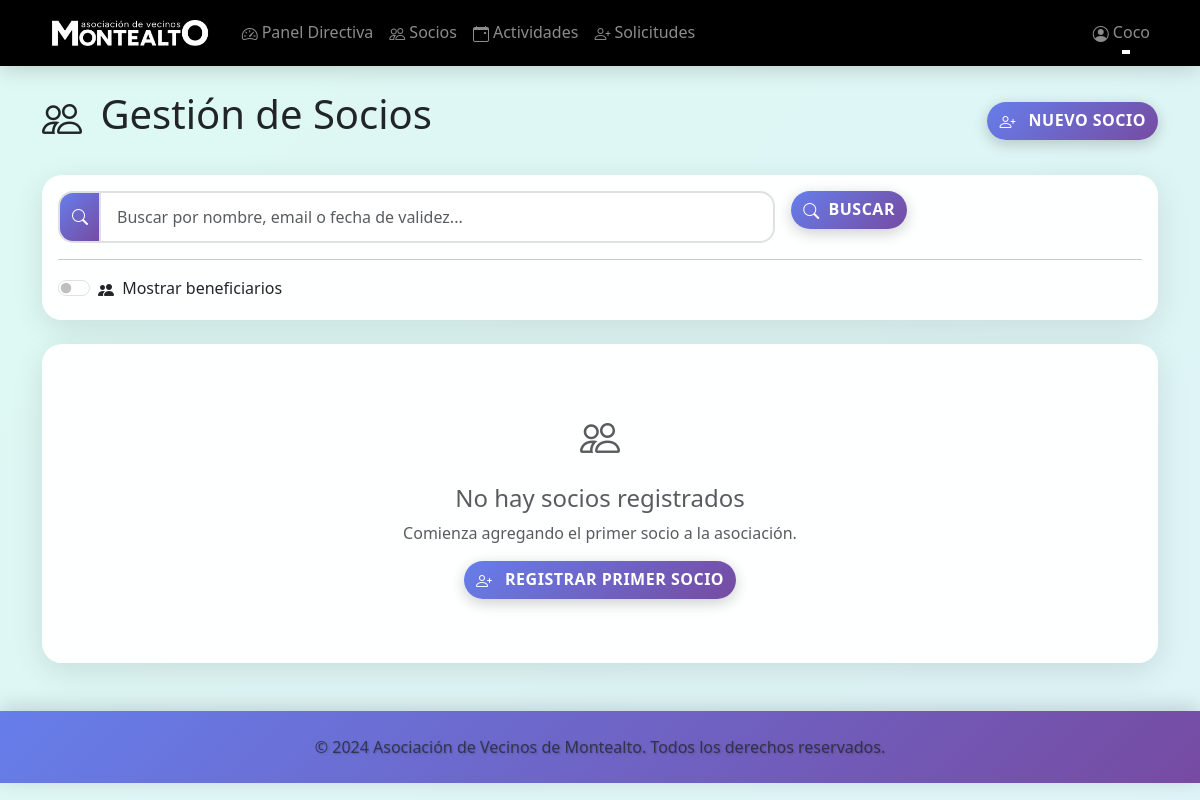
Page /admin/socios (signed in) on the earlier database version.
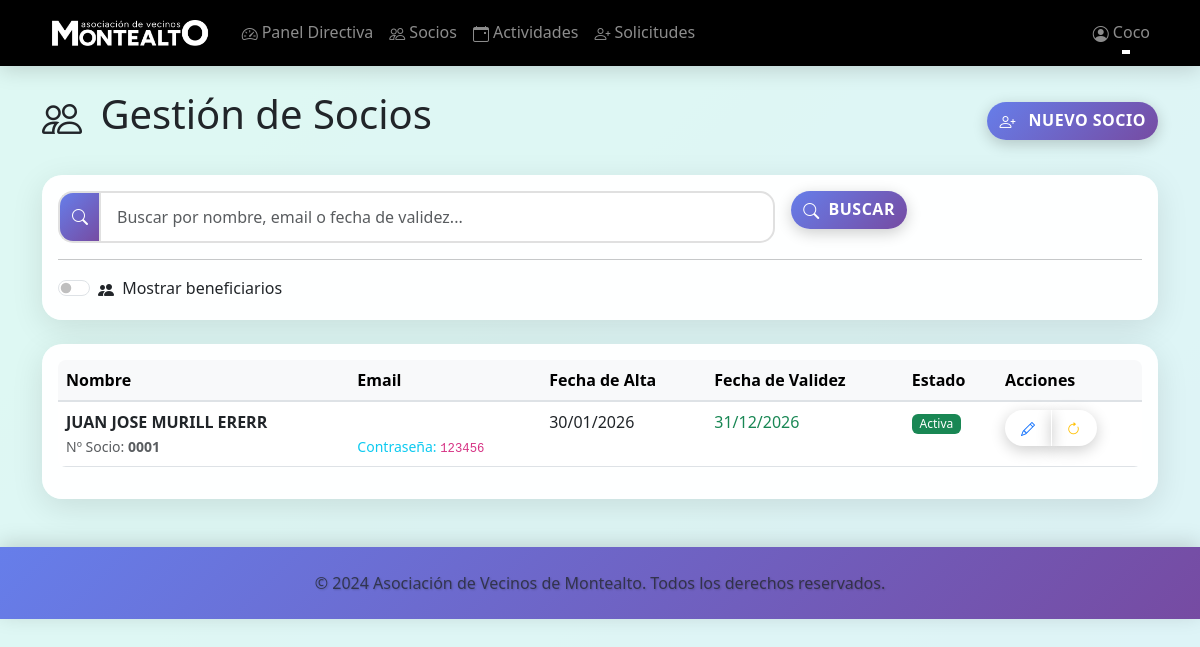
Same page on the later database version.
### models.py (models this page shows, shortened)
class User(UserMixin, db.Model):
    __tablename__ = 'users'
    id = db.Column(db.Integer, primary_key=True)
    nombre = db.Column(db.String(100), nullable=False)
    nombre_usuario = db.Column(db.String(120), unique=True, nullable=False)
    password_hash = db.Column(db.String(255), nullable=False)
    password_plain = db.Column(db.String(255), nullable=True)  # Contraseña en texto plano (solo para mostrar a admin)
    rol = db.Column(db.String(20), nullable=False)  # 'directiva' o 'socio'
    fecha_alta = db.Column(db.DateTime, nullable=False, default=datetime.utcnow)
    fecha_validez = db.Column(db.DateTime, nullable=False)
    ano_nacimiento = db.Column(db.Integer, nullable=True)  # Año de nacimiento para verificar edad en actividades
    fecha_nacimiento = db.Column(db.Date, nullable=True)  # Fecha completa de nacimiento
    numero_socio = db.Column(db.String(10), unique=True, nullable=True)  # Número de socio (0001, 0002, etc.)
    calle = db.Column(db.String(200), nullable=True)
    numero = db.Column(db.String(20), nullable=True)
    piso = db.Column(db.String(20), nullable=True)  # Opcional
    poblacion = db.Column(db.String(100), nullable=True)
    inscripciones = db.relationship('Inscripcion', backref='usuario', lazy=True, cascade='all, delete-orphan')
    def is_directiva(self):
        return self.rol == 'directiva'
    def suscripcion_vencida(self):
        return datetime.utcnow() > self.fecha_validez
    def suscripcion_por_vencer(self, dias=30):
        limite = datetime.utcnow() + timedelta(days=dias)
        return datetime.utcnow() < self.fecha_validez <= limite

### blueprints/admin.py (the view, shortened to what this page needs)
@admin_bp.route('/socios')
@login_required
@directiva_required
def gestion_socios():
    search_query = request.args.get('search', '').strip()
    solo_ninos = request.args.get('solo_ninos', '').strip() == 'on'
    query = User.query.filter(User.rol == 'socio')
    socios = query.order_by(User.nombre).all()
    for socio in socios:
        socio.beneficiarios_lista = Beneficiario.query.filter_by(socio_id=socio.id).order_by(Beneficiario.nombre).all()
    from datetime import datetime as dt
    return render_template('admin/socios.html', socios=socios, search_query=search_query, solo_ninos=solo_ninos, datetime=dt)

### blueprints/admin.py (called while the page is built)
def directiva_required(f):
    @wraps(f)
    def decorated_function(*args, **kwargs):
        if not current_user.is_authenticated or not current_user.is_directiva():
            flash('No tienes permisos para acceder a esta página.', 'error')
            return redirect(url_for('socios.dashboard'))
        return f(*args, **kwargs)
    return decorated_function

### templates/admin/socios.html (shortened to what this page needs)
{% extends "base.html" %}
{% block content %}
<div class="d-flex justify-content-between align-items-center mb-4">
    <h1>
        <i class="bi bi-people me-2"></i>
        Gestión de Socios
    </h1>
    <a href="{{ url_for('admin.nuevo_socio') }}" class="btn btn-primary">
        <i class="bi bi-person-plus me-2"></i>
        Nuevo Socio
    </a>
</div>
<div class="card mb-4">
    <div class="card-body">
        <form method="GET" action="{{ url_for('admin.gestion_socios') }}" class="row g-3">
            <div class="col-md-8">
                <div class="input-group">
                    <span class="input-group-text">
                        <i class="bi bi-search"></i>
                    </span>
                    <input type="text" class="form-control" name="search"
                           placeholder="Buscar por nombre, email o fecha de validez..."
                           value="{{ search_query or '' }}" id="searchInput">
                </div>
            </div>
            <div class="col-md-4">
                <div class="d-flex gap-2">
                    <button type="submit" class="btn btn-primary">
                        <i class="bi bi-search me-1"></i>
                        Buscar
                    </button>
                </div>
            </div>
        </form>
        <hr>
        <div class="form-check form-switch">
            <input class="form-check-input" type="checkbox" id="mostrarBeneficiarios"
                   onchange="toggleBeneficiarios()">
            <label class="form-check-label" for="mostrarBeneficiarios">
                <i class="bi bi-people-fill me-1"></i>
                Mostrar beneficiarios
            </label>
        </div>
    </div>
</div>
<div class="card">
    <div class="card-body">
        {% if socios %}
            <div class="table-responsive">
                <table class="table table-hover">
                    <thead class="table-light">
                        <tr>
                            <th>Nombre</th>
                            <th>Email</th>
                            <th>Fecha de Alta</th>
                            <th>Fecha de Validez</th>
                            <th>Estado</th>
                            <th>Acciones</th>
                        </tr>
                    </thead>
                    <tbody>
                        {% for socio in socios %}
                            <tr class="socio-row" data-socio-id="{{ socio.id }}">
                                <td>
                                    <strong>{{ socio.nombre }}</strong>
                                    {% if socio.numero_socio %}
                                        <br><small class="text-muted">Nº Socio: <strong>{{ socio.numero_socio }}</strong></small>
                                    {% endif %}
                                </td>
                                <td>
                                    {% if socio.password_plain %}
                                        <br><small class="text-info">Contraseña: <code>{{ socio.password_plain }}</code></small>
                                    {% endif %}
                                </td>
                                <td>{{ socio.fecha_alta.strftime('%d/%m/%Y') }}</td>
                                <td>
                                    <span class="{% if socio.suscripcion_vencida() %}text-danger{% elif socio.suscripcion_por_vencer() %}text-warning{% else %}text-success{% endif %}">
                                        {{ socio.fecha_validez.strftime('%d/%m/%Y') }}
                                    </span>
                                </td>
                                <td>
                                    {% if socio.suscripcion_vencida() %}
                                        <span class="badge bg-danger">Vencida</span>
                                    {% elif socio.suscripcion_por_vencer() %}
                                        <span class="badge bg-warning">Por Vencer</span>
                                    {% else %}
                                        <span class="badge bg-success">Activa</span>
                                    {% endif %}
                                </td>
                                <td>
                                    <div class="btn-group" role="group">
                                        <a href="{{ url_for('admin.editar_socio', socio_id=socio.id) }}"
                                           class="btn btn-outline-primary btn-sm"
                                           title="Editar Socio">
                                            <i class="bi bi-pencil"></i>
                                        </a>
                                        <a href="{{ url_for('admin.renovar_socio', socio_id=socio.id) }}"
                                           class="btn btn-outline-warning btn-sm"
                                           title="Renovar Suscripción">
                                            <i class="bi bi-arrow-clockwise"></i>
                                        </a>
                                    </div>
                                </td>
                            </tr>
                        {% endfor %}
                    </tbody>
                </table>
            </div>
        {% else %}
            <div class="text-center text-muted py-5">
                <i class="bi bi-people text-muted fs-1"></i>
                <h4 class="mt-3">No hay socios registrados</h4>
                <p>Comienza agregando el primer socio a la asociación.</p>
                <a href="{{ url_for('admin.nuevo_socio') }}" class="btn btn-primary">
                    <i class="bi bi-person-plus me-2"></i>
                    Registrar Primer Socio
                </a>
            </div>
        {% endif %}
    </div>
</div>
{% endblock %}

### templates/base.html (shortened to what this page needs)
<!DOCTYPE html>
<html lang="es">
<head>
    <link href="https://cdn.jsdelivr.net/npm/bootstrap@5.3.0/dist/css/bootstrap.min.css" rel="stylesheet">
    <link rel="stylesheet" href="https://cdn.jsdelivr.net/npm/bootstrap-icons@1.10.0/font/bootstrap-icons.css">
    <link rel="stylesheet" href="{{ url_for('static', filename='css/style.css') }}">
</head>
<body>
    <nav class="navbar navbar-expand-lg navbar-dark">
        <div class="container">
            <a class="navbar-brand" href="{{ url_for('index') }}">
                <img src="{{ url_for('static', filename='logo.jpg') }}" alt="AV Montealto" style="height: 40px; width: auto;">
            </a>
            <div class="collapse navbar-collapse" id="navbarNav">
                {% if current_user.is_authenticated %}
                <ul class="navbar-nav me-auto">
                    {% if current_user.is_directiva() %}
                        <li class="nav-item">
                            <a class="nav-link" href="{{ url_for('admin.dashboard') }}">
                                <i class="bi bi-speedometer2 me-1"></i>Panel Directiva
                            </a>
                        </li>
                        <li class="nav-item">
                            <a class="nav-link" href="{{ url_for('admin.gestion_socios') }}">
                                <i class="bi bi-people me-1"></i>Socios
                            </a>
                        </li>
                        <li class="nav-item">
                            <a class="nav-link" href="{{ url_for('admin.gestion_actividades') }}">
                                <i class="bi bi-calendar-event me-1"></i>Actividades
                            </a>
                        </li>
                        <li class="nav-item">
                            <a class="nav-link" href="{{ url_for('admin.solicitudes_socios') }}">
                                <i class="bi bi-person-plus me-1"></i>Solicitudes
                            </a>
                        </li>
                    {% endif %}
                </ul>
                <ul class="navbar-nav">
                    <li class="nav-item dropdown">
                        <a class="nav-link dropdown-toggle" href="#" role="button" data-bs-toggle="dropdown">
                            <i class="bi bi-person-circle me-1"></i>{{ current_user.nombre }}
                        </a>
                    </li>
                </ul>
                {% endif %}
            </div>
        </div>
    </nav>
    <main class="container mt-4">
        {% block content %}{% endblock %}
    </main>
    <footer class="mt-5 py-4">
        <div class="container text-center">
            <p class="text-muted mb-0">&copy; 2024 Asociación de Vecinos de Montealto. Todos los derechos reservados.</p>
        </div>
    </footer>
</body>
</html>

### static/css/style.css (style rules this page uses)
html { scroll-behavior: smooth; }
:root { --primary-color: #0d6efd; --secondary-color: #6c757d; --success-color: #198754; --danger-color: #dc3545; --warning-color: #ffc107; --info-color: #0dcaf0; --gradient-primary: linear-gradient(135deg, #667eea 0%, #764ba2 100%); --gradient-secondary: linear-gradient(135deg, #f093fb 0%, #f5576c 100%); --gradient-success: linear-gradient(135deg, #4facfe 0%, #00f2fe 100%); --gradient-warm: linear-gradient(135deg, #fa709a 0%, #fee140 100%); }
body { font-family: 'Segoe UI', Tahoma, Geneva, Verdana, sans-serif; background: linear-gradient(-45deg, #ee7752, #e73c7e, #23a6d5, #23d5ab); background-size: 400% 400%; animation: gradientShift 15s ease infinite; min-height: 100vh; position: relative; }
body::before { content: ''; position: fixed; top: 0; left: 0; width: 100%; height: 100%; background: rgba(255, 255, 255, 0.85); z-index: -1; }
.navbar { background: #000000 !important; box-shadow: 0 4px 20px rgba(0, 0, 0, 0.15); backdrop-filter: blur(10px); transition: all 0.3s ease; }
.navbar-brand { font-weight: 700; font-size: 1.3rem; text-shadow: 2px 2px 4px rgba(0, 0, 0, 0.2); transition: transform 0.3s ease; }
.nav-link { position: relative; transition: all 0.3s ease; font-weight: 500; }
.nav-link::after { content: ''; position: absolute; bottom: 0; left: 50%; width: 0; height: 2px; background: white; transition: all 0.3s ease; transform: translateX(-50%); }
.card { border: none; box-shadow: 0 8px 32px rgba(0, 0, 0, 0.1); transition: all 0.4s cubic-bezier(0.175, 0.885, 0.32, 1.275); background: rgba(255, 255, 255, 0.95); backdrop-filter: blur(10px); border-radius: 20px; overflow: hidden; position: relative; }
.card::before { content: ''; position: absolute; top: 0; left: 0; right: 0; height: 4px; background: var(--gradient-primary); transform: scaleX(0); transform-origin: left; transition: transform 0.4s ease; }
.btn { border-radius: 50px; font-weight: 600; transition: all 0.3s cubic-bezier(0.175, 0.885, 0.32, 1.275); position: relative; overflow: hidden; border: none; text-transform: uppercase; letter-spacing: 0.5px; box-shadow: 0 4px 15px rgba(0, 0, 0, 0.2); }
.btn::before { content: ''; position: absolute; top: 50%; left: 50%; width: 0; height: 0; border-radius: 50%; background: rgba(255, 255, 255, 0.3); transform: translate(-50%, -50%); transition: width 0.6s, height 0.6s; }
.btn-primary { background: var(--gradient-primary); color: white; }
.btn-sm { padding: 0.4rem 1rem; font-size: 0.875rem; border-radius: 25px; }
.table { border-radius: 0.5rem; overflow: hidden; }
.table thead th { border-bottom: 2px solid #dee2e6; font-weight: 600; background-color: #f8f9fa; }
.badge { font-weight: 500; padding: 0.35em 0.65em; }
.form-control { border-radius: 15px; border: 2px solid #e0e0e0; transition: all 0.3s ease; padding: 0.75rem 1rem; background: rgba(255, 255, 255, 0.9); }
.input-group-text { border-radius: 15px 0 0 15px; border: 2px solid #e0e0e0; border-right: none; background: var(--gradient-primary); color: white; }
footer { margin-top: auto; background: var(--gradient-primary) !important; color: white; box-shadow: 0 -4px 20px rgba(0, 0, 0, 0.15); border-top: none; }
footer p { margin: 0; text-shadow: 1px 1px 2px rgba(0, 0, 0, 0.2); }
.text-success { color: var(--success-color) !important; }
.bi { vertical-align: -0.125em; }

Differences in the rows shown:
added User: nombre "JUAN JOSE MURILL ERERR", numero_socio "0001", password_plain "123456", fecha_alta "30/01/2026", fecha_validez "31/12/2026", shows "Activa"
Other differences:
text no longer shown: "No hay socios registrados Comienza agregando el primer socio a la asociación. REGISTRAR PRIMER SOCIO"
text now shown: "Nombre Email Fecha de Alta Fecha de Validez Estado Acciones"
